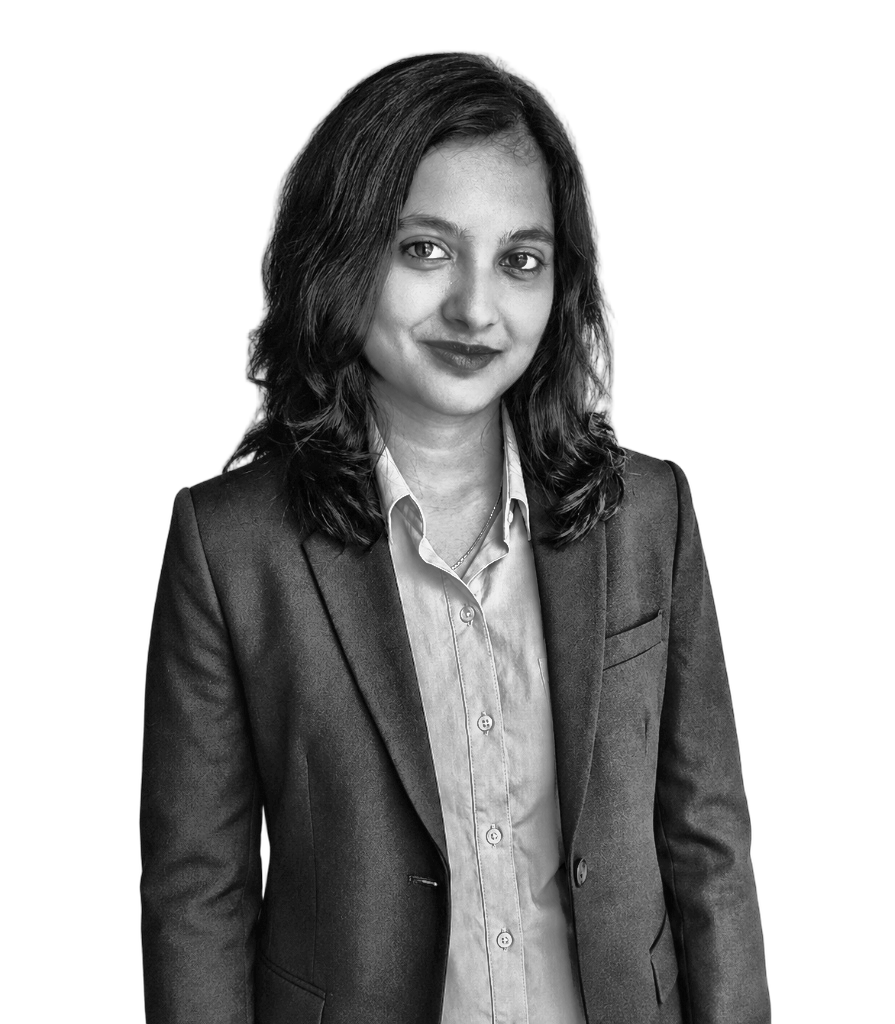
#> input picture source-prepped.png, 895 x 1024 px, found by its file name
$ python make_ascii_svg.py
#> lines starting #> are read from the running program, lines starting #| are printed output that depends on the picture
#!/usr/bin/env python3
"""
make_ascii_svg.py

Converts source-prepped.png into avi-ascii.svg: a monochrome ASCII
portrait that "types" itself in row by row via SMIL animation.

Usage:
    python scripts/make_ascii_svg.py [input.png] [output.svg]
"""
import sys
from pathlib import Path

import numpy as np
from PIL import Image

RAMP = " .`:-=+*cs#%@"
GRID_COLS = 100
GRID_ROWS = 53
FONT_FAMILY = "Consolas, 'Courier New', monospace"
FONT_SIZE = 8
CHAR_W = FONT_SIZE * 0.6
CHAR_H = FONT_SIZE * 1.0
FILL_COLOR = "#c9d1d9"
CURSOR_COLOR = "#39d353"
ROW_STAGGER = 0.035
ROW_DURATION = 0.5


def image_to_ascii_grid(img_path: Path, cols: int, rows: int) -> list[str]:
    img = Image.open(img_path).convert("L")
    img = img.resize((cols, rows))
    pixels = np.array(img)
    ramp_len = len(RAMP)
    lines = []
    for row in pixels:
        line = "".join(RAMP[min(int(p / 255 * ramp_len), ramp_len - 1)] for p in row)
        lines.append(line)
    return lines


def escape_xml(s: str) -> str:
    return s.replace("&", "&amp;").replace("<", "&lt;").replace(">", "&gt;")


def build_svg(lines: list[str]) -> str:
    width = GRID_COLS * CHAR_W
    height = GRID_ROWS * CHAR_H
    row_elements = []
    for i, line in enumerate(lines):
        row_w = len(line) * CHAR_W
        start = round(i * ROW_STAGGER, 3)
        row_elements.append(f'''
    <clipPath id="clip{i}">
      <rect x="0" y="{round(i * CHAR_H, 2)}" width="0" height="{CHAR_H}">
        <animate attributeName="width" from="0" to="{row_w}"
                 begin="{start}s" dur="{ROW_DURATION}s"
                 fill="freeze" calcMode="linear" />
      </rect>
    </clipPath>''')
    text_and_cursors = []
    for i, line in enumerate(lines):
        safe_line = escape_xml(line)
        row_w = len(line) * CHAR_W
        start = round(i * ROW_STAGGER, 3)
        y = round((i + 0.8) * CHAR_H, 2)
        text_and_cursors.append(f'''
    <g clip-path="url(#clip{i})">
      <text x="0" y="{y}" font-family="{FONT_FAMILY}" font-size="{FONT_SIZE}"
            fill="{FILL_COLOR}" xml:space="preserve">{safe_line}</text>
    </g>
    <rect x="0" y="{round(i * CHAR_H, 2)}" width="{CHAR_W * 1.1}" height="{CHAR_H}"
          fill="{CURSOR_COLOR}" opacity="0.85">
      <animate attributeName="x" from="0" to="{row_w}"
               begin="{start}s" dur="{ROW_DURATION}s"
               fill="freeze" calcMode="linear" />
      <animate attributeName="opacity" from="0.85" to="0"
               begin="{start + ROW_DURATION}s" dur="0.25s" fill="freeze" />
    </rect>''')
    svg = f'''<svg viewBox="0 0 {round(width, 2)} {round(height, 2)}"
     xmlns="http://www.w3.org/2000/svg" font-weight="500">
  <defs>{"".join(row_elements)}
  </defs>
  <rect x="0" y="0" width="{round(width, 2)}" height="{round(height, 2)}" fill="none" />
  {"".join(text_and_cursors)}
</svg>
'''
    return svg


def main():
    input_path = Path(sys.argv[1]) if len(sys.argv) > 1 else Path("source-prepped.png")
    output_path = Path(sys.argv[2]) if len(sys.argv) > 2 else Path("avi-ascii.svg")
    if not input_path.exists():
        print(f"Input image not found: {input_path}")
        print("Run prep_photo.py first.")
        sys.exit(1)
    lines = image_to_ascii_grid(input_path, GRID_COLS, GRID_ROWS)
#> in image_to_ascii_grid, img is the input picture: PIL image 895x1024 L; min 2, max 255, mean 171.1
#> in image_to_ascii_grid, `img = img.resize((cols, rows))`:
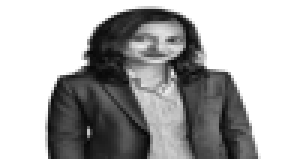
#> img: PIL image 100x53 L (shown 3 times larger); min 5, max 255, mean 171
#> the loop in image_to_ascii_grid, `for row in pixels:` made 53 passes
#> after the loop in image_to_ascii_grid, `for row in pixels:`: lines = 53 items
#> lines = 53 items
    svg = build_svg(lines)
#> the loop in build_svg, `for i, line in enumerate(lines):` made 53 passes
#> start on passes 1 to 12: 0, 0.035, 0.07, 0.105, 0.14, 0.175, 0.21, 0.245, 0.28, 0.315, 0.35, 0.385
#> the loop in build_svg, `for i, line in enumerate(lines):` made 53 passes
#> (start, y) on passes 1 to 12: (0, 6.4), (0.035, 14.4), (0.07, 22.4), (0.105, 30.4), (0.14, 38.4), (0.175, 46.4), (0.21, 54.4), (0.245, 62.4), (0.28, 70.4), (0.315, 78.4), (0.35, 86.4), (0.385, 94.4)
    output_path.write_text(svg)
    print(f"Done -> {output_path}")


if __name__ == "__main__":
    main()
